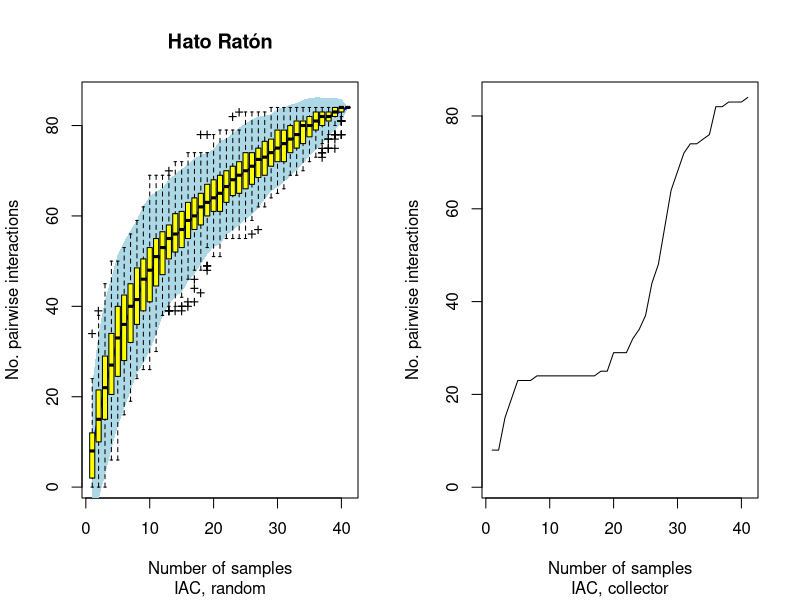
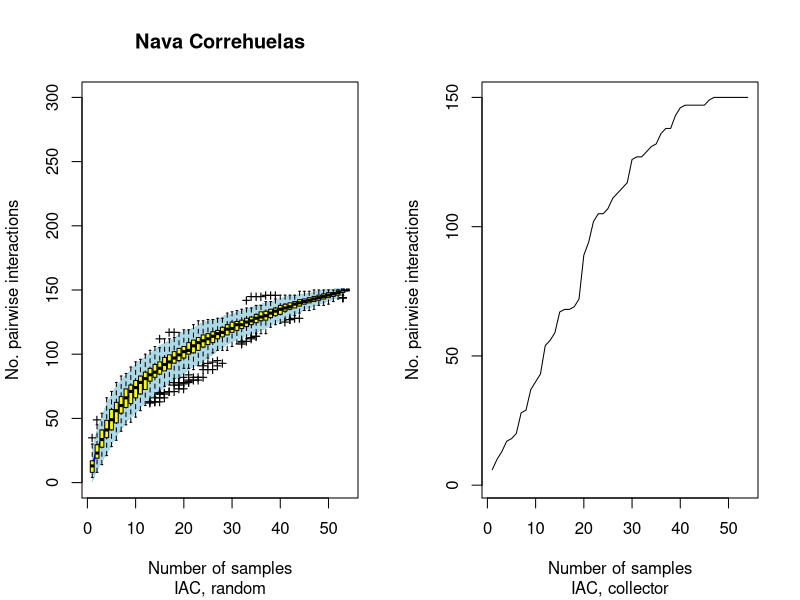

These figures' R source, in order:
## ---- chunk 1
require(vegan)
# Hato Raton dataset. Daily faecal samples pooled by week.
# Two years sampling.
hr_defec <-read.table("./data/Tr_hr_raref_final.txt",header=TRUE,sep="\t",dec=",")

# In hr_defec, rows are census weeks and columns are pairwise interactions.
# Census weeks are pooled for two study seasons.
sp1<-specaccum(hr_defec,"random")
sp2<-specaccum(hr_defec,"collector")
sp3<-specaccum(hr_defec,"exact")
sp4<-specaccum(hr_defec,"coleman")
sp5<-specaccum(hr_defec,"rarefaction")

# ---- NOT RUN
# Here I transpose the matrix (rows are interactions, cols are censuses)
#sp11<-specaccum(t(hr_defec),"random")
#sp21<-specaccum(t(hr_defec),"collector")
#sp31<-specaccum(t(hr_defec),"exact")
#sp41<-specaccum(t(hr_defec),"coleman")
#sp51<-specaccum(t(hr_defec),"rarefaction")
# ---- NOT RUN

par(mfrow=c(1,2))
# x11()
plot(sp1, ci.type="poly", col="blue", lwd=2, ci.lty=0,
        ci.col="lightblue", main= "Hato Ratón", 
        sub = "IAC, random", #ylim=c(0,300),
        xlab= "Number of samples", 
        ylab= "No. pairwise interactions")
abline(h= c(125,195,266))
boxplot(sp1, col="yellow", add=TRUE, pch="+")
plot(sp2, main= " ",
        sub = "IAC, collector",
        xlab= "Number of samples", 
        ylab= "No. pairwise interactions")

#par(mfrow=c(1,1))
#sp1<-specaccum(hr_defec[,2:476])
#sp2<-specaccum(hr_defec[,2:476],"random")
#plot(sp1, ci.type="poly", col="blue", lwd=2, ci.lty=0, ci.col="lightblue")
#boxplot(sp2, col="yellow", add=TRUE, pch="+")

## ---- chunk 2
# Nava de las Correhuelas dataset. Focal observation and spot censuses.
# Ten years sampling, pooled by month.
nchcum<-as.matrix(read.table("./data/NCH_raref.txt", header= T,sep= "\t", dec=".", row.names = 1))

# In hr_defec, rows are census weeks and columns are pairwise interactions.
# Census weeks are pooled for two study seasons.
sp1<-specaccum(t(nchcum),"random")
sp2<-specaccum(t(nchcum),"collector")
sp3<-specaccum(t(nchcum),"exact")
sp4<-specaccum(t(nchcum),"coleman")
sp5<-specaccum(t(nchcum),"rarefaction")

par(mfrow=c(1,2))
# x11()
plot(sp1, ci.type="poly", col="blue", lwd=2, ci.lty=0, ci.col="lightblue", main= "Nava Correhuelas", 
        sub = "IAC, random", ylim=c(0,300),
        xlab= "Number of samples", 
        ylab= "No. pairwise interactions")
boxplot(sp1, col="yellow", add=TRUE, pch="+")
plot(sp2, main= " ",
        sub = "IAC, collector",
        xlab= "Number of samples", 
        ylab= "No. pairwise interactions")

